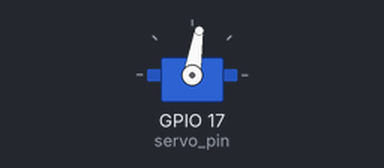
Bench run of a program on a simulated Raspberry Pi (BCM pin numbers), started with the argument 90. Parts: servo. Servo angles are drawn from the pulse width (0.5 ms = 0°, 2.5 ms = 180°). At 7.0 s the program stops and its outputs stay as they are.

Above: at 0.1 s.
At 6.1 s:
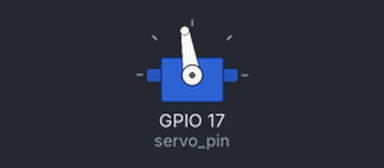
Timing chart, 0 to 7.6 s (numbered marks = the images above):
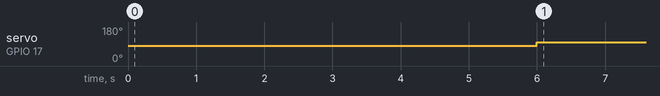

The program:

servoClassExample2.py
```python
#!/usr/bin/python3
"""
Designed by R. Chiu for the embeded system lecture.
(r)2023  Universidad de Guadalajara MX
All the code comments where gerenerated automatically by chatGPT 3.5
"""
from servoClass import ServoClass  # Import the ServoClass from your module
import RPi.GPIO as GPIO
import sys
import time

servo_pin = 17  # Replace with the actual GPIO pin number for the servo
pwm_freq = 50   # PWM frequency (default is 50 Hz)

servo_motor = ServoClass(servo_pin, pwm_freq)
angle = int(sys.argv[1])
if 0 <= angle <= 180:
         servo_motor.setAngle(angle)
         time.sleep(5)
         servo_motor.setAngle(angle+20)
else:
         print("Invalid angle. Angle should be between 0 and 180 degrees.")

servo_motor.cleanup()
```

servoClass.py
```python
#!/usr/bin/python3
"""
Designed by R. Chiu for the embeded system lecture.
(r)2023  Universidad de Guadalajara MX
All the code comments where gerenerated automatically by chatGPT 3.5
"""
import RPi.GPIO as GPIO
import time

class ServoClass:
    def __init__(self, servo_pin, pwm_freq=50):
        # Initialize the servo motor with a GPIO pin and PWM frequency
        self.servo_pin = servo_pin
        self.pwm_freq = pwm_freq
        GPIO.setmode(GPIO.BCM)
        GPIO.setup(self.servo_pin, GPIO.OUT)
        self.servo = GPIO.PWM(self.servo_pin, self.pwm_freq)

    def setAngle(self, angle):
        # Set the servo motor's position based on the desired angle
        try:
            # Calculate PWM duty cycle for the given angle
            duty_cycle = int((angle -1)*(13-2)/(180-1)+2)
            self.servo.start(0)
            self.servo.ChangeDutyCycle(duty_cycle)
            time.sleep(1)  # Wait for 1 second
        except KeyboardInterrupt:
            pass
    def cleanup(self):
        # Clean up and release the GPIO resources
        self.servo.stop()
        GPIO.cleanup()
```

Measured:
- by itself, servo on GPIO 17 (servo_pin): 81° → 99° at 6.0 s
